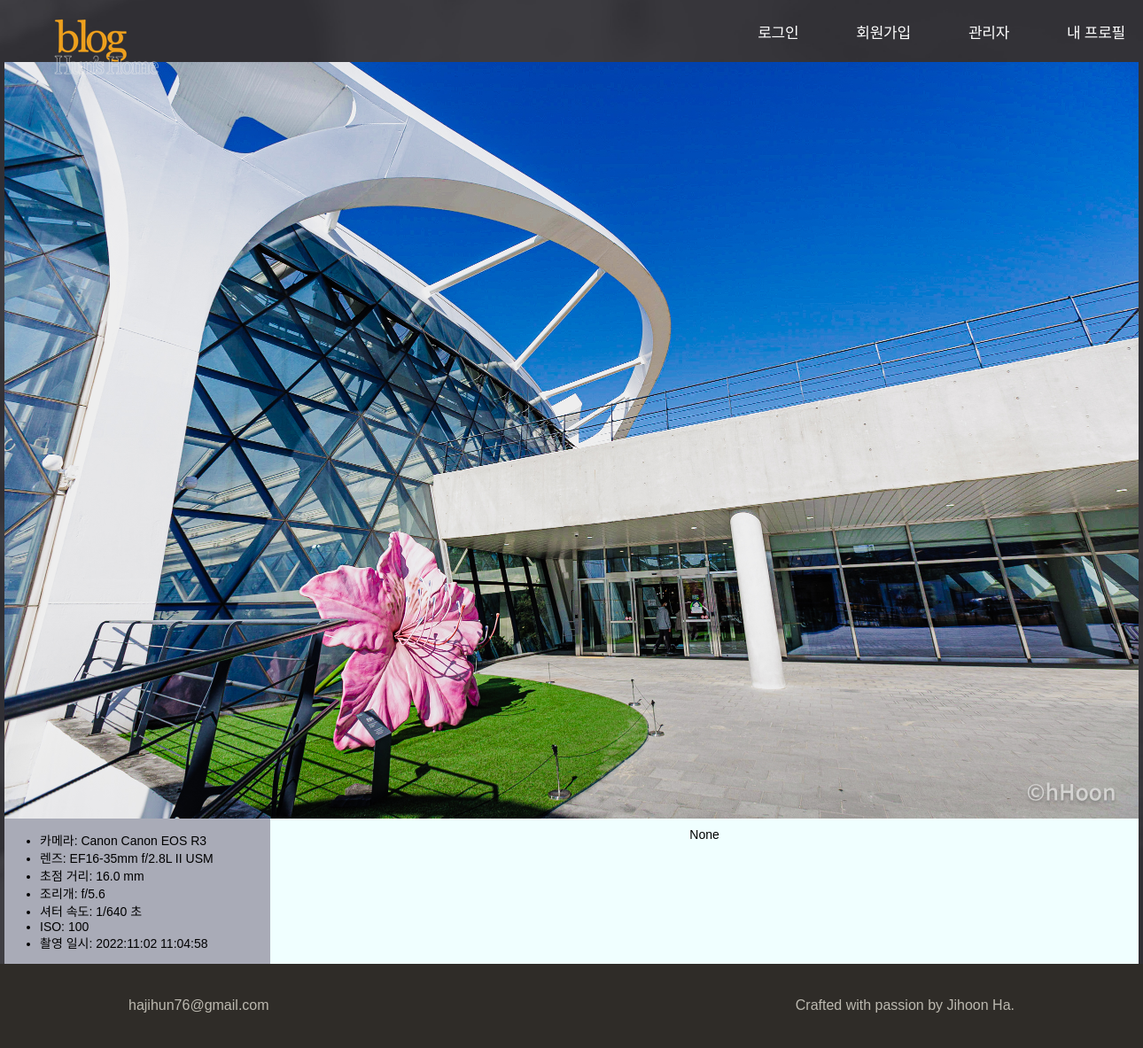
Before: /posts/lists/1/pics/19/ with the older database file.
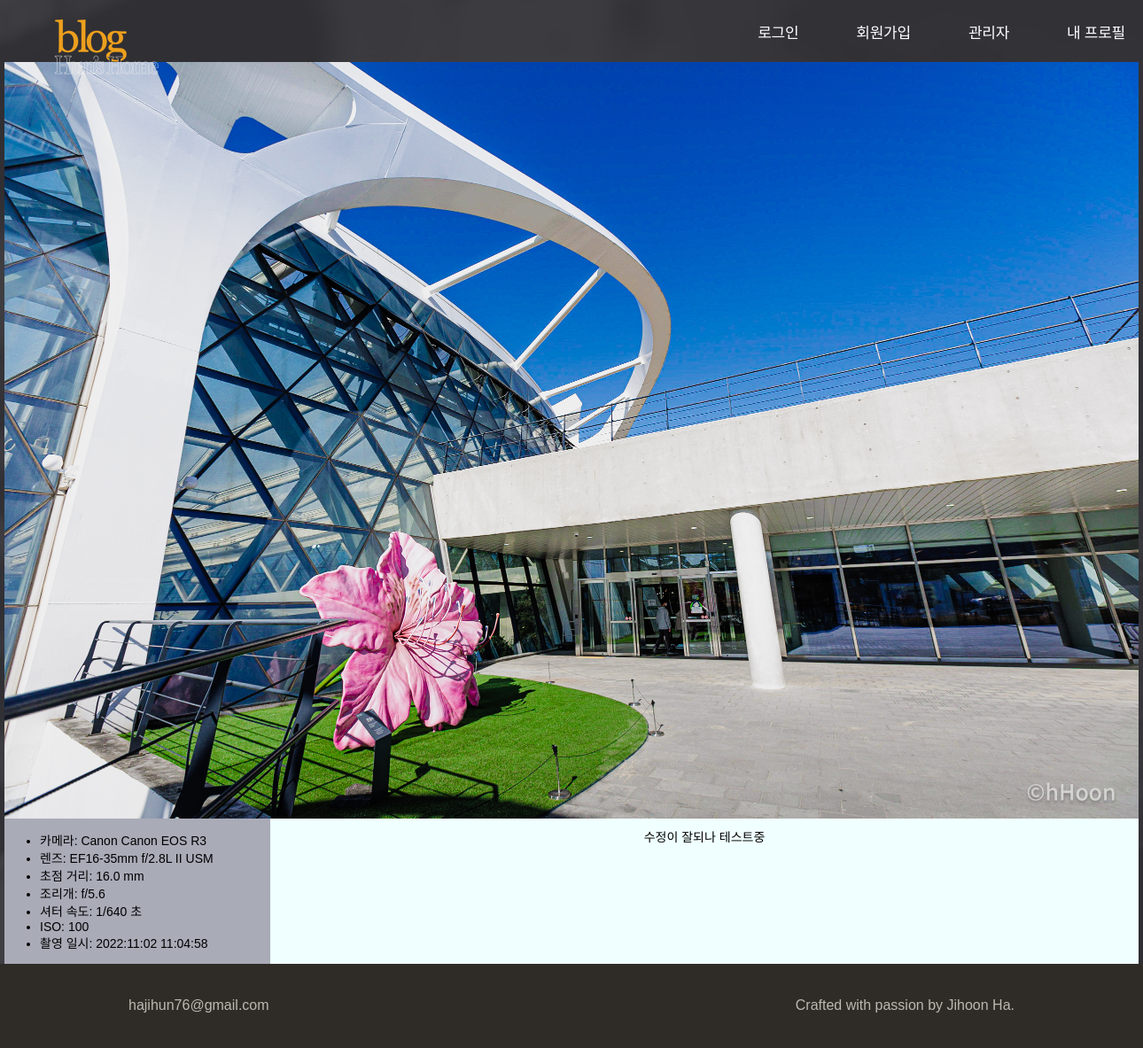
After: the same page with the newer database file.
### blog/models.py (models this page shows, shortened)
class PostListPics(models.Model):
    post_list = models.ForeignKey(
        'PostList', on_delete=models.CASCADE, related_name='pics'
    )
    content = models.TextField(null=True, blank=True)
    image = models.ImageField(upload_to='post_list_pics/original/')
    thumbnail = models.ImageField(
        upload_to='post_list_pics/thumbnails/',
        blank=True, editable=False
    )
    metadata = models.JSONField(
        blank=True, null=True,
        help_text="EXIF 메타데이터(카메라, 렌즈, ISO 등)를 저장"
    )

### blog/views.py (the view)
# urls.py: path('posts/lists/<int:post_list_id>/pics/<int:pics_id>/', views.PostPicsDetailView.as_view(), name='post_pics_detail'),
class PostPicsDetailView(DetailView):
    model = PostListPics
    template_name = 'blog/gallery/pics_detail.html'
    context_object_name = 'pic'
    pk_url_kwarg = 'pics_id'
    def get_context_data(self, **kwargs):
        context = super().get_context_data(**kwargs)
        context['exif'] = self.object.metadata or {}
        return context

### blog/templatetags/exif_extras.py (called while the page is built)
@register.filter
def rational_to_float(value, decimal_places=1):
    try:
        num, den = value
        result = num / den
        format_str = f"%.{decimal_places}f"
        return format_str % result
    except Exception:
        return ''

### blog/templates/blog/gallery/pics_detail.html (shortened to what this page needs)
{% extends "blog_base/base_with_navbar.html" %}
{% load static %}
{% load exif_extras %}
{% block content %}
<main class="site-body">
  <div class="container_detail">
    <div>
      <img class="responsive-img" src="{{ pic.image.url }}" alt="Original Image">
    </div>
    <section class="meta_info">
      {% if exif %}
        <ul>
          {% if exif.Make and exif.Model %}
            <li>카메라: {{ exif.Make }} {{ exif.Model }}</li>
          {% endif %}
          {% if exif.LensModel %}
            <li>렌즈: {{ exif.LensModel }}</li>
          {% endif %}
          {% if exif.FocalLength %}
              <li>초점 거리: {{ exif.FocalLength|rational_to_float }} mm</li>
          {% endif %}
          {% if exif.FNumber %}
            <li>
              조리개: f/{{ exif.FNumber|rational_to_float }}
            </li>
          {% endif %}
          {% if exif.ExposureTime %}
            {% with num=exif.ExposureTime.0 den=exif.ExposureTime.1 %}
              <li>셔터 속도: {{ num }}/{{ den }} 초</li>
            {% endwith %}
          {% endif %}
          {% if exif.ISOSpeedRatings %}
            <li>ISO: {{ exif.ISOSpeedRatings }}</li>
          {% endif %}
          {% if exif.DateTimeOriginal %}
            <li>촬영 일시: {{ exif.DateTimeOriginal }}</li>
          {% endif %}
        </ul>
        <div class="content_detail">
          {{ pic.content|linebreaksbr}}
        </div>
      {% else %}
        <p>EXIF 정보가 없습니다.</p>
      {% endif %}
    </section>
  </div>
</main>
{% endblock content %}

Changed rows visible on the page:
changed PostListPics: content "None" → "수정이 잘되나 테스트중"
